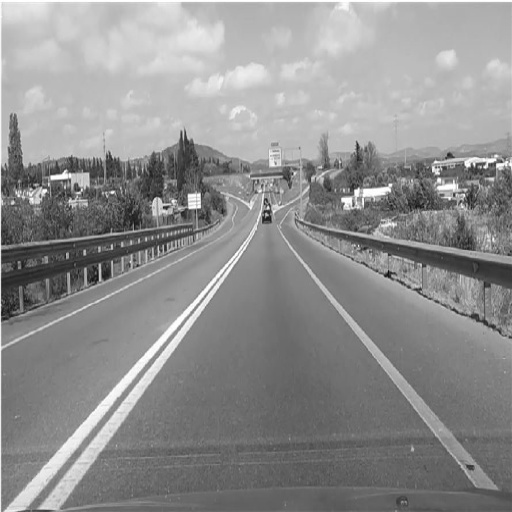
#> input picture w5/lane.jpg, 512 x 512 px
$ python hough_transfrom.py
#> lines starting #> are read from the running program, lines starting #| are printed output that depends on the picture; after the words box and inside, x2 and y2 are one past the last pixel; in counts of white or black regions, pixels touching at a corner belong together
# Implement the Hough transform to detect circles.
import cv2
import numpy as np
import math # for math.floor
from matplotlib import pyplot as plt

# Read image
img = cv2.imread("lane.jpg", cv2.IMREAD_GRAYSCALE) # (512, 512)
#> img is the input picture: shape (512, 512); min 13, max 255, mean 143.3
(h, w) = img.shape[:2]
#> h = 512; w = 512
cv2.imshow("original", img)

# GaussianBlur
kernel_size = 7
img_blur = cv2.GaussianBlur(img,(kernel_size, kernel_size), 0)
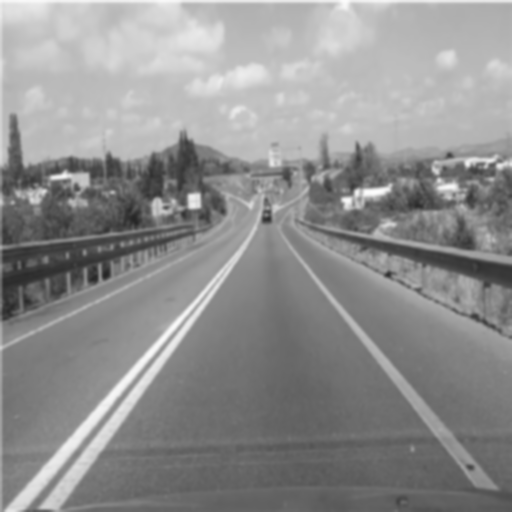
#> img_blur: shape (512, 512); min 37, max 252, mean 143.2
# cv2.imshow('gaussian_blur', img_blur)

# Canny edge detection
img_canny = cv2.Canny(img_blur, 30, 150)
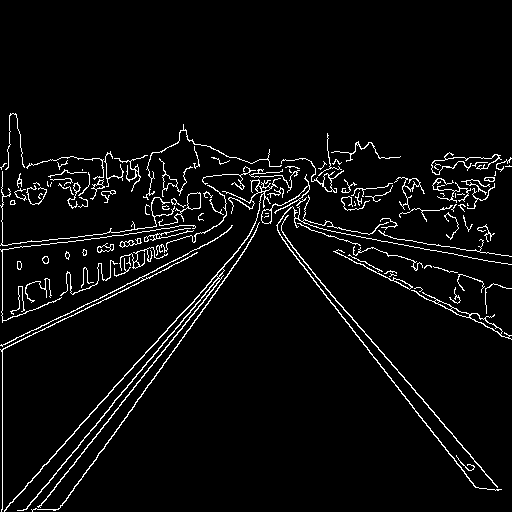
#> img_canny: shape (512, 512); 4.4% white in thin lines or dots, all inside (x1, y1, x2, y2) = (0, 113, 512, 512)
cv2.imshow('Canny', img_canny)

# Hough transform with built-in function
rho = 1
theta = np.pi/180
threshold = 1
min_line_length = 10
max_line_gap = 1
lines = cv2.HoughLinesP(img_canny, rho, theta, threshold, np.array([]), min_line_length, max_line_gap)
#> lines = 116 rows, first 6: [20, 147, 20, 134], [17, 128, 17, 118], [58, 483, 66, 472], [423, 297, 435, 302], [312, 272, 430, 408], [171, 341, 183, 325]

# Draw detected line on image
img_out = np.zeros((h, w), np.uint8)
for line in lines:
    x1, y1, x2, y2 = line[0]
    cv2.line(img_out, (x1, y1), (x2, y2), (255,0,0), 2)
#> this loop made 116 passes
#> (x1, y1, x2, y2) on passes 1 to 12: (20, 147, 20, 134), (17, 128, 17, 118), (58, 483, 66, 472), (423, 297, 435, 302), (312, 272, 430, 408), (171, 341, 183, 325), (282, 239, 414, 408), (87, 304, 180, 257), (164, 228, 174, 227), (169, 232, 179, 229), (429, 295, 440, 301), (114, 386, 133, 367)
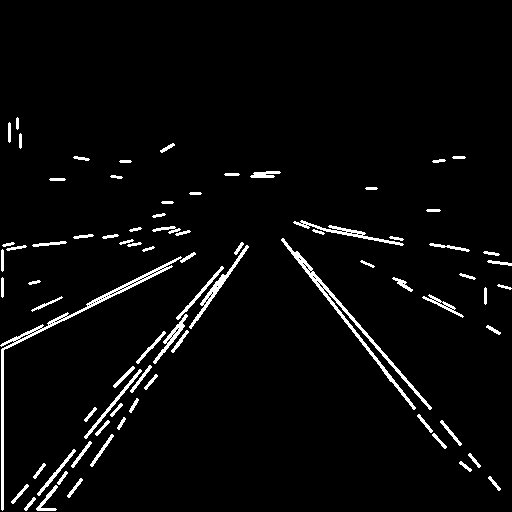
#> img_out: shape (512, 512); 3.5% white; 78 white regions, largest, box (x1, y1, x2, y2) and area: (0, 256, 182, 511) 1455, (281, 238, 432, 410) 1381, (189, 245, 249, 329) 472
cv2.imshow('Detected_line_cv2', img_out)

d = math.sqrt(h**2 + w**2) # diagonal length of image
#> d = 724.1
acc_matrix = np.zeros( (int(2*d/rho + 1), int(2*np.pi/theta)) ,np.uint8)
for y in range(h):
    for x in range(w):
        if img_canny[y, x] == 255: # It's a edge point
            for step in range(int(2*np.pi/theta)):
                r = x*math.cos(step*theta) + y*math.sin(step*theta)
                # print((int(r / rho), step))
                acc_matrix[int(r/rho) + int(d/rho), step] += 1 # vote
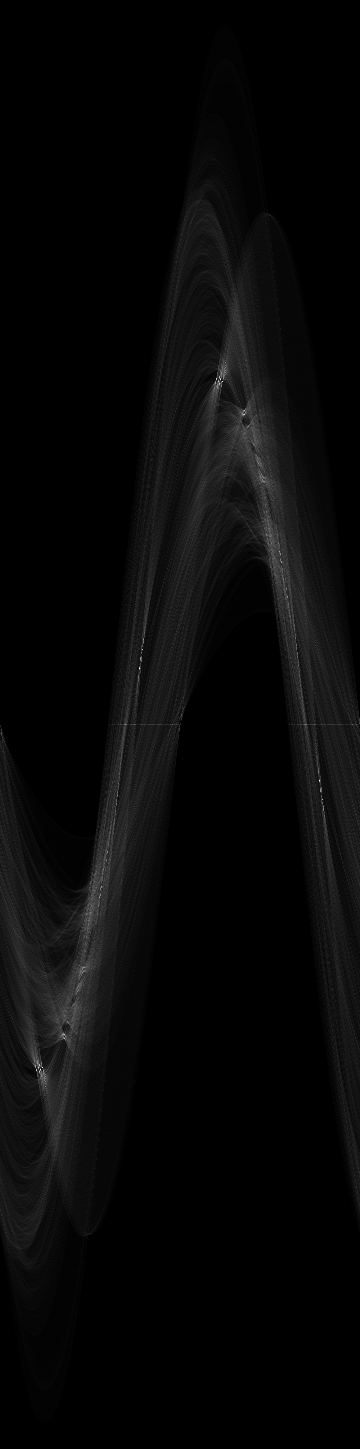
#> acc_matrix: shape (1449, 360); min 0, max 252, mean 7.9
cv2.imshow('acc_matrix', acc_matrix)

# Draw detected line on image
THRES = 150
E = 0.00000001 # avoid zero division
img_out = img_canny.copy()# np.zeros((h, w), np.uint8)
count = 0
for i in range(acc_matrix.shape[0]):
    for j in range(acc_matrix.shape[1]):
        if acc_matrix[i, j] > THRES:
            x0 = 0
            x1 = h
            y0 = ( (i*rho - d) - (x0*math.cos(j*theta)) ) / (math.sin(j*theta) + E)
            y1 = ( (i*rho - d) - (x1*math.cos(j*theta)) ) / (math.sin(j*theta) + E)
            y2 = 0
            y3 = w
            x2 = ( (i*rho - d) - (y2*math.sin(j*theta)) ) / (math.cos(j*theta) + E)
            x3 = ( (i*rho - d) - (y3*math.sin(j*theta)) ) / (math.cos(j*theta) + E)
            l = [(int(x0), int(y0)), (int(x1), int(y1)), (int(x2), int(y2)), (int(x3), int(y3))]
            l_good = []
            for ii in l:
                if (ii[0] <= h and ii[0] >= 0) and (ii[1] <= w and ii[1] >= 0):
                    l_good.append(ii)
            print(l_good)
            count += 1
            cv2.line(img_out, l_good[0], l_good[1], (255,0,0), 2)
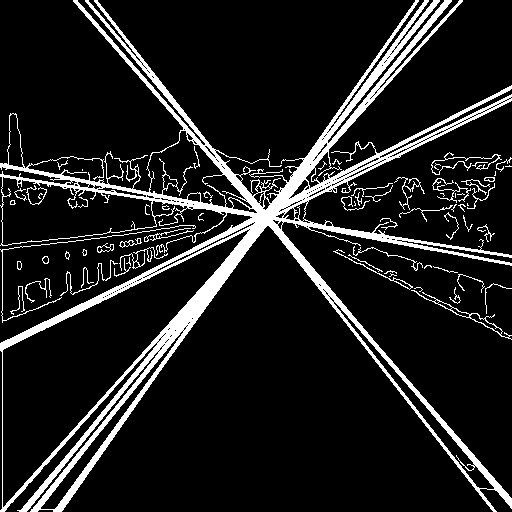
#> img_out: shape (512, 512); 11.9% white; 70 white regions (25 under 20 px), largest, box (x1, y1, x2, y2) and area: (0, 0, 512, 512) 27428, (0, 225, 196, 323) 350, (411, 290, 512, 340) 279
#> after the loop, count = 38
print("Totoal line  = " + str(count))
#| Totoal line  = 38
cv2.imshow('Detected_line_implement', img_out)

# Keep plot alive
cv2.waitKey(0)
